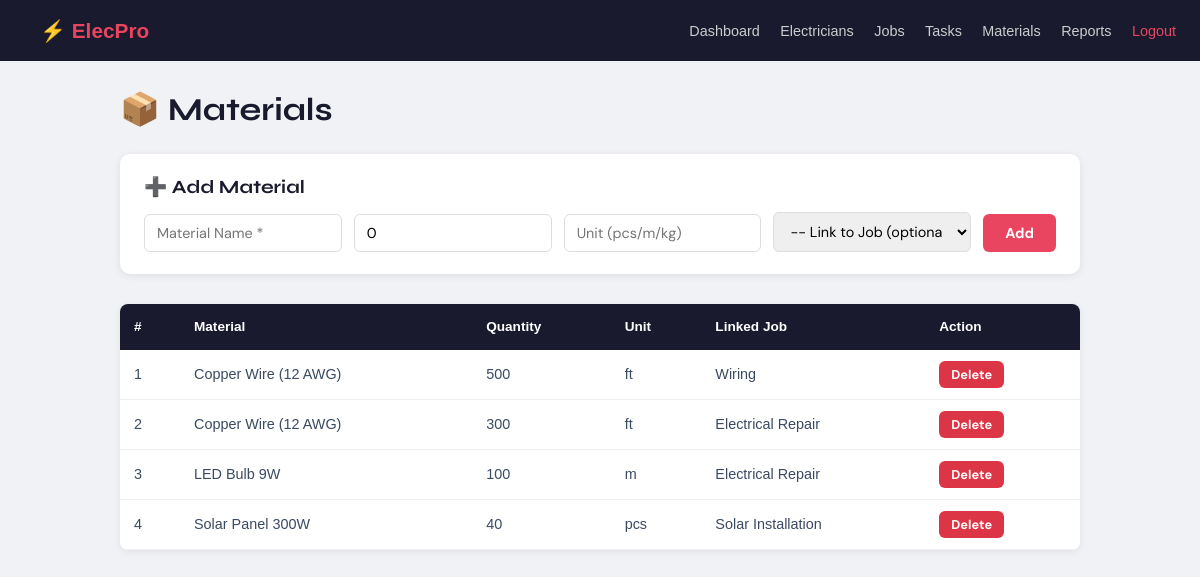
Page /materials (signed in) on the committed database.
### tables this page shows
CREATE TABLE materials (
            id       INTEGER PRIMARY KEY AUTOINCREMENT,
            name     TEXT    NOT NULL,
            quantity INTEGER DEFAULT 0,
            unit     TEXT    DEFAULT 'pcs',
            job_id   INTEGER REFERENCES jobs(id)
        );

CREATE TABLE jobs (
            id          INTEGER PRIMARY KEY AUTOINCREMENT,
            title       TEXT    NOT NULL,
            description TEXT,
            status      TEXT    NOT NULL DEFAULT 'pending',
            created_at  TEXT    DEFAULT (date('now'))
        );

### app.py (the view, shortened to what this page needs)
@app.route('/materials', methods=['GET', 'POST'])
@login_required
def materials():
    db = get_db()
    all_materials = db.execute(
        'SELECT m.*, j.title as job_title FROM materials m '
        'LEFT JOIN jobs j ON m.job_id = j.id'
    ).fetchall()
    all_jobs = db.execute('SELECT id, title FROM jobs').fetchall()
    db.close()
    return render_template('materials.html',
                           materials=all_materials, jobs=all_jobs)

### app.py (called while the page is built)
def login_required(f):
    from functools import wraps
    @wraps(f)
    def wrapper(*args, **kwargs):
        if 'user_id' not in session:
            flash('Please log in first.', 'warning')
            return redirect(url_for('login'))
        return f(*args, **kwargs)
    return wrapper

### database.py (called while the page is built)
def get_db():
    conn = sqlite3.connect(DATABASE)
    conn.row_factory = sqlite3.Row   # lets us access columns by name
    return conn

### templates/materials.html (shortened to what this page needs)
<!DOCTYPE html>
<html lang="en">
<head>
    <link rel="stylesheet" href="{{ url_for('static', filename='css/style.css') }}">
</head>
<body>
<nav>
    <a class="logo" href="/dashboard">⚡ ElecPro</a>
    <div>
        <a href="/dashboard">Dashboard</a>
        <a href="/electricians">Electricians</a>
        <a href="/jobs">Jobs</a>
        <a href="/tasks">Tasks</a>
        <a href="/materials">Materials</a>
        <a href="/reports">Reports</a>
        <a href="/logout" style="color:#e94560;">Logout</a>
    </div>
</nav>
<div class="content">
    <h1>📦 Materials</h1>
    {% if session.get('role') == 'admin' %}
    <form class="add-form" method="POST" action="/materials">
        <h3>➕ Add Material</h3>
        <div class="form-row">
            <input type="text"   name="name"     placeholder="Material Name *" required>
            <input type="number" name="quantity"  placeholder="Quantity" value="0" min="0">
            <input type="text"   name="unit"      placeholder="Unit (pcs/m/kg)">
            <select name="job_id">
                <option value="">-- Link to Job (optional) --</option>
            </select>
            <button type="submit" class="btn">Add</button>
        </div>
    </form>
    {% endif %}
    <table>
        <thead>
            <tr>
                <th>#</th><th>Material</th><th>Quantity</th><th>Unit</th><th>Linked Job</th>
                {% if session.get('role') == 'admin' %}<th>Action</th>{% endif %}
            </tr>
        </thead>
        <tbody>
            {% for mat in materials %}
            <tr>
                <td>{{ mat['id'] }}</td>
                <td>{{ mat['name'] }}</td>
                <td>{{ mat['quantity'] }}</td>
                <td>{{ mat['unit'] }}</td>
                <td>{{ mat['job_title'] or '—' }}</td>
                {% if session.get('role') == 'admin' %}
                <td>
                    <form method="POST" action="/materials/delete/{{ mat['id'] }}" style="display:inline;" onsubmit="return confirm('Delete this material?')">
                        <button type="submit" class="btn btn-del">Delete</button>
                    </form>
                </td>
                {% endif %}
            </tr>
            {% else %}
            <tr><td colspan="6" style="text-align:center;color:#888;">No materials added yet.</td></tr>
            {% endfor %}
        </tbody>
    </table>
</div>
</body>
</html>

### static/css/style.css (style rules this page uses)
:root { --blue-dark: #0a2540; --blue-mid: #1a4a8a; --blue-main: #1e6fd9; --blue-light: #4a9af5; --blue-pale: #e8f1fc; --white: #ffffff; --grey-light: #f4f7fb; --grey-mid: #dde4ef; --grey-text: #8a99b3; --text-dark: #0d1b2e; --text-body: #3a4a60; --success: #00b37d; --warning: #f5a623; --danger: #e5303a; --info: #0ea5e9; --shadow-sm: 0 2px 8px rgba(10,37,64,0.08); --shadow-md: 0 6px 24px rgba(10,37,64,0.12); --shadow-lg: 0 16px 48px rgba(10,37,64,0.18); --radius-sm: 8px; --radius-md: 14px; --radius-lg: 22px; --sidebar-w: 260px; --nav-h: 68px; --font-head: 'Syne', sans-serif; --font-body: 'DM Sans', sans-serif; --transition: 0.22s cubic-bezier(.4,0,.2,1); }
*, *::before, *::after { box-sizing: border-box; margin: 0; padding: 0; }
html { scroll-behavior: smooth; }
body { font-family: var(--font-body); color: var(--text-body); background: var(--grey-light); line-height: 1.6; -webkit-font-smoothing: antialiased; }
h1,h2,h3,h4,h5,h6 { font-family: var(--font-head); color: var(--text-dark); line-height: 1.2; }
a { text-decoration: none; color: inherit; }
button { cursor: pointer; border: none; outline: none; font-family: var(--font-body); }
input, select, textarea { font-family: var(--font-body); }
.btn { display: inline-flex; align-items: center; gap: 7px; padding: 10px 22px; border-radius: var(--radius-sm); font-size: 0.9rem; font-weight: 600; transition: all var(--transition); white-space: nowrap; }
.form-row { display: grid; grid-template-columns: 1fr 1fr; gap: 16px; }
.btn-del { background: rgba(229,48,58,0.1); color: var(--danger); border: none; border-radius: 6px; padding: 6px 10px; font-size: 0.8rem; font-weight: 600; transition: background var(--transition); }

### templates/materials.html (style rules this page uses)
* { box-sizing: border-box; margin: 0; padding: 0; }
body { font-family: Arial, sans-serif; background: #f0f2f5; }
nav { background: #1a1a2e; padding: 14px 24px; display: flex; justify-content: space-between; align-items: center; }
nav .logo { color: #e94560; font-size: 1.3rem; font-weight: bold; text-decoration: none; }
nav a { color: #ccc; text-decoration: none; margin-left: 16px; font-size: .9rem; }
.content { max-width: 1000px; margin: 30px auto; padding: 0 20px; }
h1 { margin-bottom: 24px; color: #1a1a2e; }
form.add-form { background: #fff; padding: 22px 24px; border-radius: 10px; box-shadow: 0 2px 8px rgba(0,0,0,.08); margin-bottom: 30px; }
form.add-form h3 { margin-bottom: 14px; color: #1a1a2e; }
.form-row { display: flex; gap: 12px; flex-wrap: wrap; align-items: flex-end; }
.form-row input, .form-row select { flex: 1; min-width: 140px; padding: 9px 12px; border: 1px solid #ddd; border-radius: 6px; font-size: .9rem; }
.btn { padding: 10px 22px; background: #e94560; color: #fff; border: none; border-radius: 6px; font-weight: bold; cursor: pointer; white-space: nowrap; }
.btn-del { background: #dc3545; padding: 5px 12px; font-size: .8rem; }
table { width: 100%; border-collapse: collapse; background: #fff; border-radius: 8px; overflow: hidden; box-shadow: 0 2px 8px rgba(0,0,0,.07); }
th { background: #1a1a2e; color: #fff; padding: 12px 14px; text-align: left; font-size: .85rem; }
td { padding: 11px 14px; border-bottom: 1px solid #f0f0f0; font-size: .9rem; }

### rows in the picture
materials: id "1", name "Copper Wire (12 AWG)", quantity "500", unit "ft", title "Wiring"
materials: id "2", name "Copper Wire (12 AWG)", quantity "300", unit "ft", title "Electrical Repair"
materials: id "3", name "LED Bulb 9W", quantity "100", unit "m", title "Electrical Repair"
materials: id "4", name "Solar Panel 300W", quantity "40", unit "pcs", title "Solar Installation"
